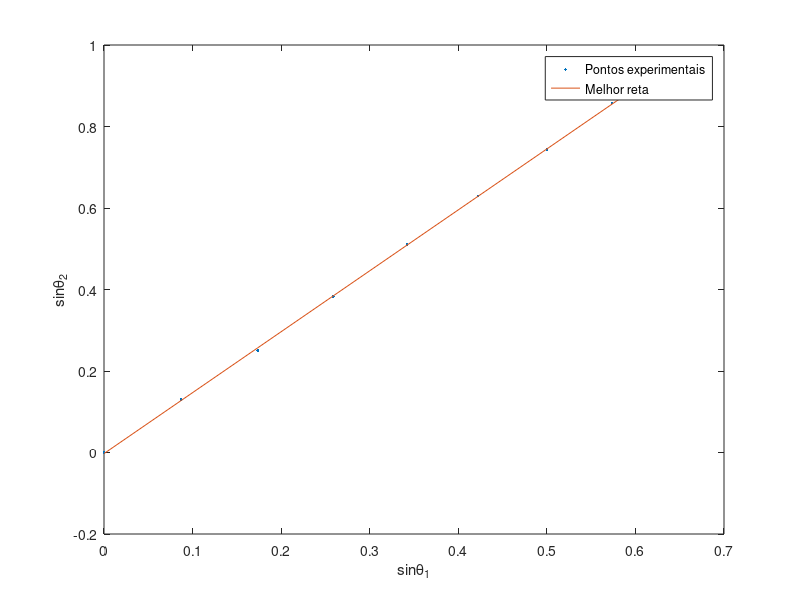

This figure's MATLAB source:
% MMQ Matlab/Octave

m5 = [0 7.5 15 23 31 39.5 48.5 58.5 74.5];
m4 = [0 8 14.0 22.5 30.5 39.5 48 59 73];
m3 = [0 7 14.5 22.5 31 39.5 48 60 74.5];
m2 = [0 7.5 15 22.5 30.5 38.5 47.5 59.5 73.5];
m1 = [0 7.5 14 22 30.5 38 48 58 72];
m = (m1 + m2 + m3 + m4 + m5)/5;
o = [0 5 10 15 20 25 30 35 40];
 
o_rad = o .* (pi/180);
m_rad = m .* (pi/180);

sin_o1 = sin(o_rad); 
sin_o2 = sin(m_rad);

num = 0;
den = 0;
len = length(sin_o1);

avg_x = sum(sin_o1)/len;
avg_y = sum(sin_o2)/len;

for i = 1:len
	num = num + ((sin_o1(i) - avg_x)*(sin_o2(i) - avg_y));
	den = den + (sin_o1(i) - avg_x).^2;
end

b = num/den;
a =  avg_y - b * avg_x;

y = a + b * sin_o1;
plot(sin_o1,sin_o2,'.', sin_o1,y);
legend('Pontos experimentais ', 'Melhor reta ');
xlabel(' sin\theta_1 ');
ylabel(' sin\theta_2 ');
